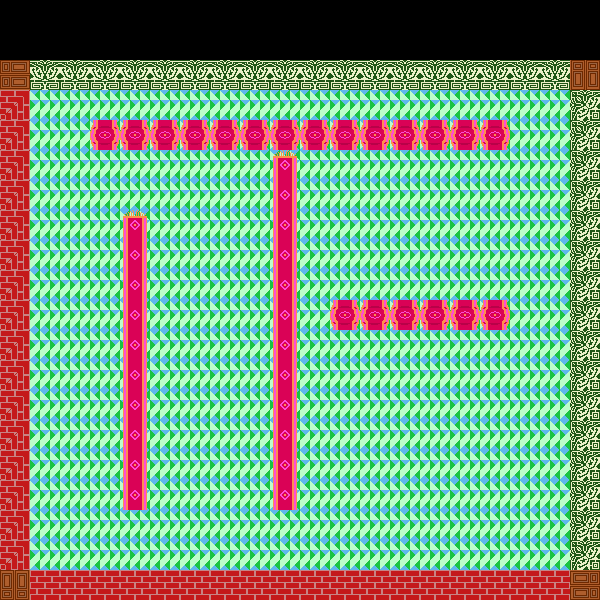

The image is a tile-based game level rendered from a .tmx file. Its description and source (layers, tilesets, objects; grid data summarised) follow:
An orthogonal 20x20 tile map with 30x30 px tiles, 3 tile layers (sol, mur, tapis), 4 tilesets.

<map version="1.0" orientation="orthogonal" renderorder="right-down" width="20" height="20" tilewidth="30" tileheight="30" nextobjectid="1">
 <tileset firstgid="1" name="carrelage" tilewidth="30" tileheight="30">
  <image source="../data/carrelage.png" width="120" height="60" />
 </tileset>
 <tileset firstgid="9" name="mur" tilewidth="30" tileheight="30">
  <image source="../data/mur.png" width="120" height="120" />
 </tileset>
 <tileset firstgid="25" name="carpet2" tilewidth="30" tileheight="30">
  <image source="../data/carpet2.png" width="60" height="60" />
 </tileset>
 <tileset firstgid="29" name="carpet1" tilewidth="30" tileheight="30">
  <image source="../data/carpet1.png" width="180" height="60" />
  <tile id="1">
   <properties>
    <property name="type" value="H" />
   </properties>
  </tile>
 </tileset>
 <layer name="sol" width="20" height="20">
  <data>[400 cells, 288 non-empty, 1 distinct tile ids]</data>
 </layer>
 <layer name="mur" width="20" height="20">
  <data>[400 cells, 72 non-empty, 8 distinct tile ids]</data>
 </layer>
 <layer name="tapis" width="20" height="20">
  <data>[400 cells, 48 non-empty, 6 distinct tile ids]</data>
 </layer>
</map>